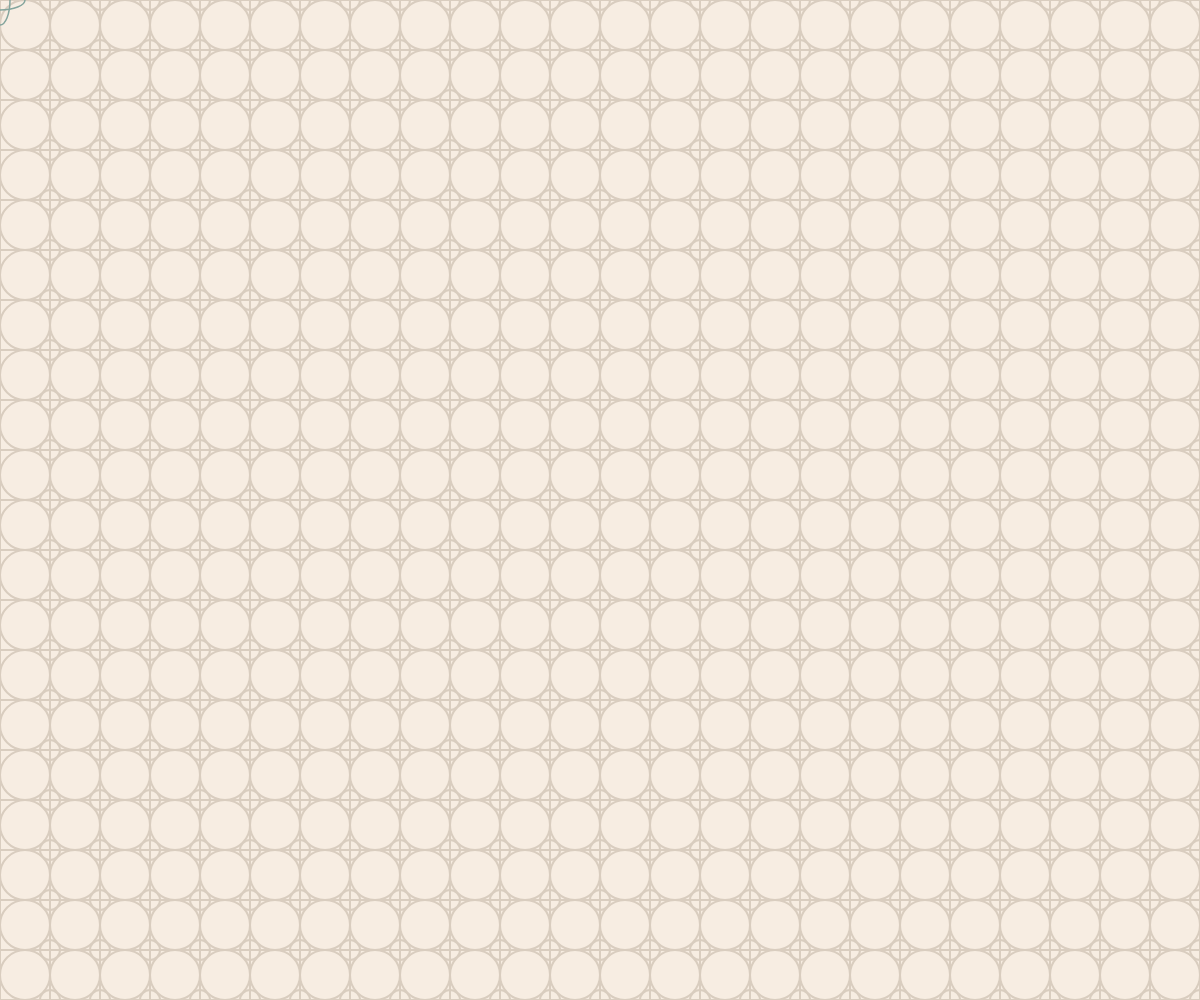
Frame 1 (no input)
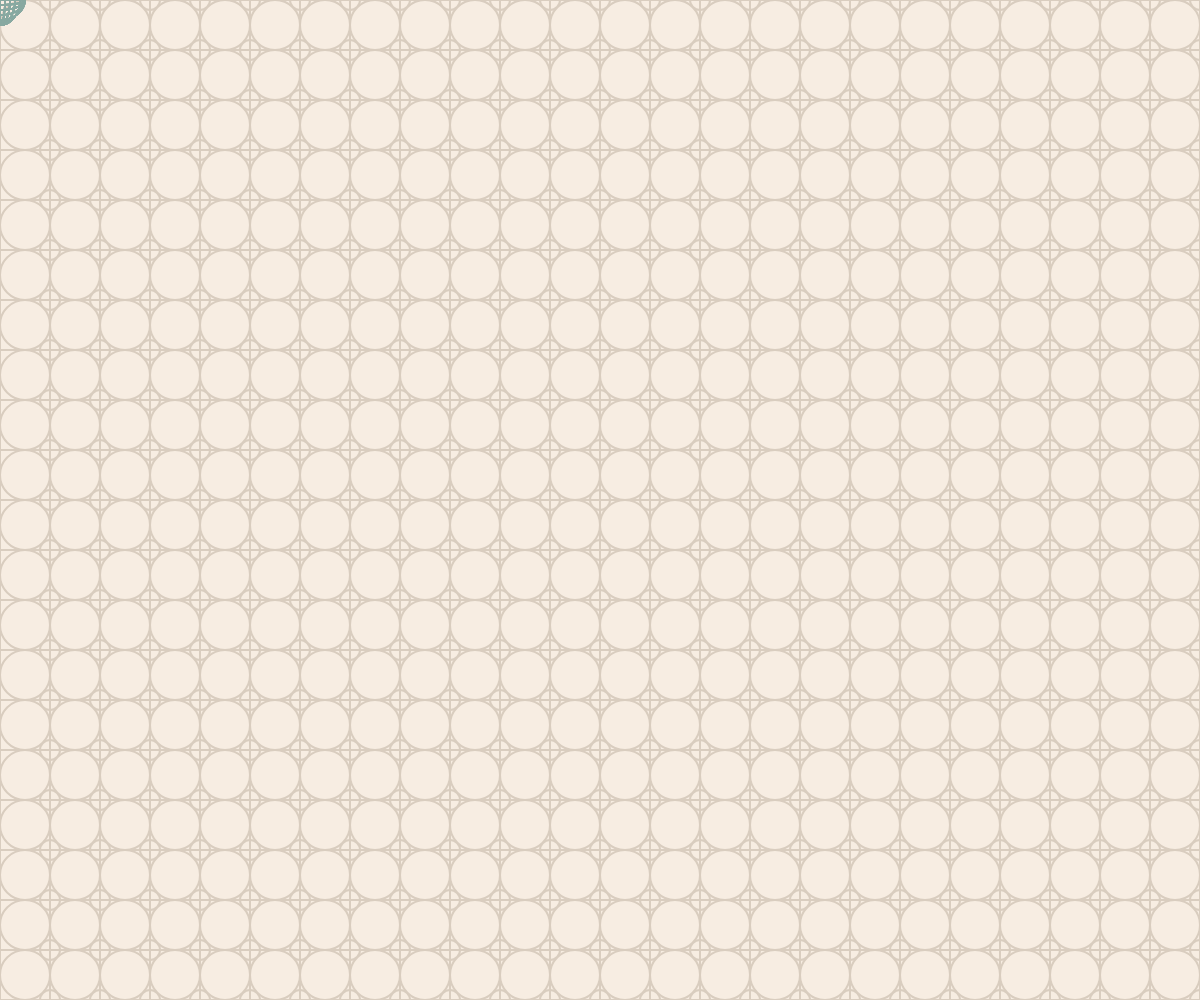
Frame 60 (no input)
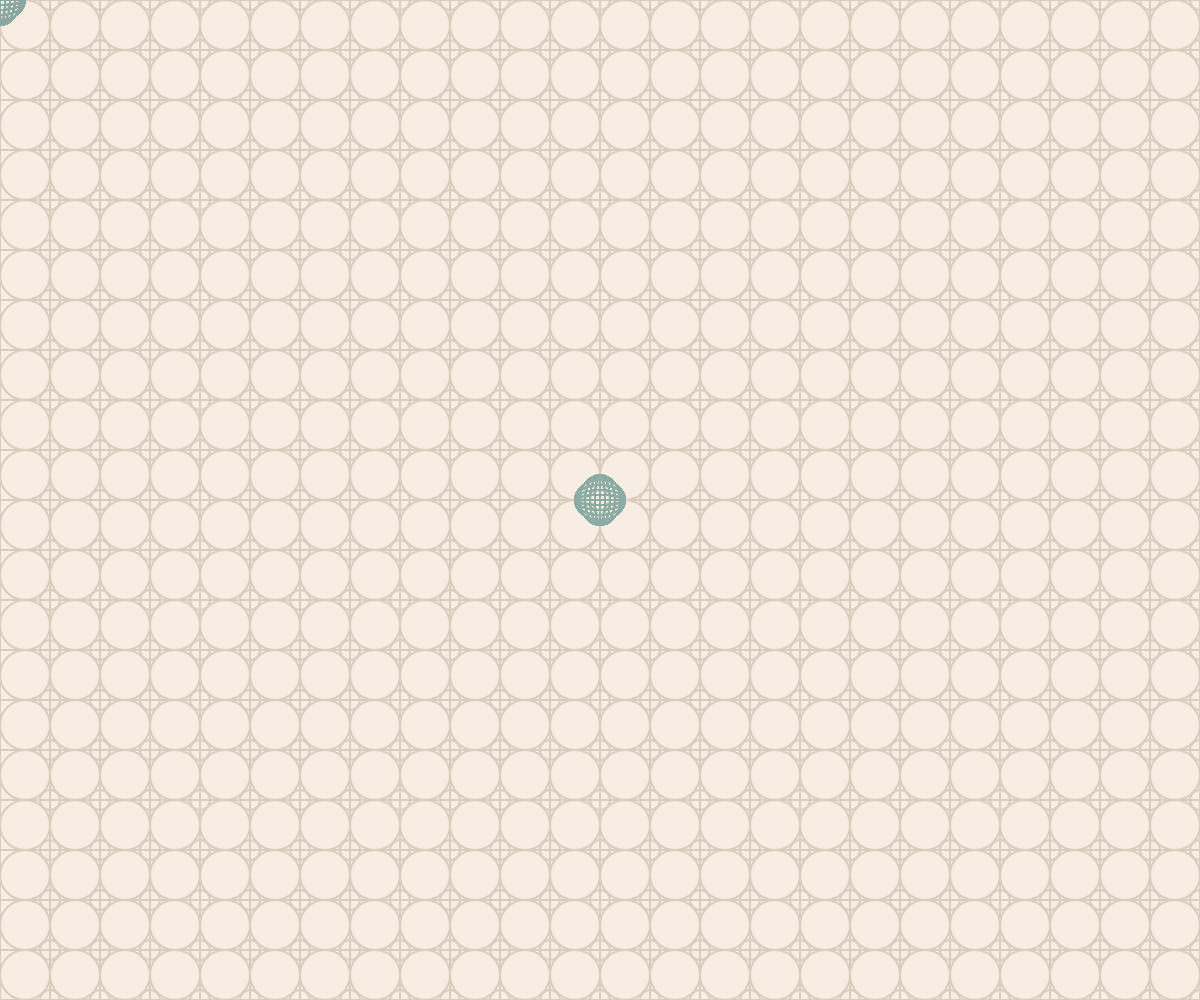
Frame 120 (the mouse pressed at the canvas centre since frame 60)

The p5.js sketch that drew these frames (run headless with seeded random() and noise() and a simulated clock; from frame 60 on, the mouse is pressed at the canvas centre):

// p5.js sketch
// ── sketch.js
function setup() {
  createCanvas(windowWidth,windowHeight);
  background(247,237,226)
  rectMode(CENTER)
  noFill()
  stroke(217,205,191)
  strokeWeight(2)
  for(var j=-1;j<int(height/33.3);j++)
  {
  for(var i=0;i<int(width/33.3);i++)
  {
  ellipse((25+i*50),25+(j*50),50)
  rect(25+(i*50),25+(j*50),50)
  ellipse(50+(i*50),50+(j*50),20)
  }
  }
}

function draw() {
  noFill()
  stroke(132+frameCount/15,165+frameCount/15,157+frameCount/15)  
  strokeWeight(1.5)
  ellipse(mouseX,mouseY,50,(frameCount*20)%50)
  ellipse(mouseX,mouseY,(frameCount*20)%50,50) 
}
